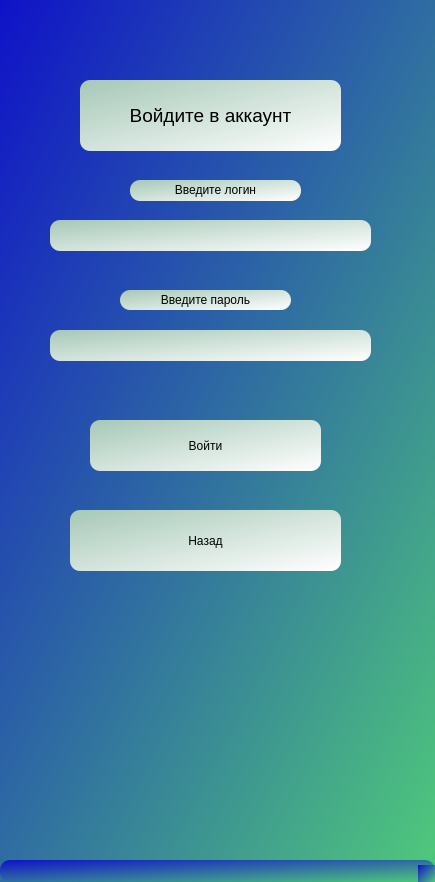
<?xml version="1.0" encoding="UTF-8"?>
<ui version="4.0">
 <class>MainWindow</class>
 <widget class="QMainWindow" name="MainWindow">
  <property name="geometry">
   <rect>
    <x>0</x>
    <y>0</y>
    <width>435</width>
    <height>882</height>
   </rect>
  </property>
  <property name="windowTitle">
   <string>MainWindow</string>
  </property>
  <property name="styleSheet">
   <string notr="true">background-color: qlineargradient(spread:pad, x1:0, y1:0, x2:1, y2:1, stop:0 rgba(15, 18, 200, 255), stop:1 rgba(79, 200, 123, 255));
border-radius: 10px;
</string>
  </property>
  <widget class="QWidget" name="centralwidget">
   <widget class="QLabel" name="info">
    <property name="geometry">
     <rect>
      <x>80</x>
      <y>80</y>
      <width>261</width>
      <height>71</height>
     </rect>
    </property>
    <property name="styleSheet">
     <string notr="true">background-color: qlineargradient(spread:pad, x1:0, y1:0, x2:1, y2:1, stop:0 rgba(166, 200, 183, 255), stop:1 rgba(255, 255, 255, 255));</string>
    </property>
    <property name="text">
     <string>&lt;html&gt;&lt;head/&gt;&lt;body&gt;&lt;p align=&quot;center&quot;&gt;&lt;span style=&quot; font-size:14pt;&quot;&gt;Войдите в аккаунт&lt;/span&gt;&lt;/p&gt;&lt;/body&gt;&lt;/html&gt;</string>
    </property>
   </widget>
   <widget class="QLineEdit" name="edit_login">
    <property name="geometry">
     <rect>
      <x>50</x>
      <y>220</y>
      <width>321</width>
      <height>31</height>
     </rect>
    </property>
    <property name="styleSheet">
     <string notr="true">background-color: qlineargradient(spread:pad, x1:0, y1:0, x2:1, y2:1, stop:0 rgba(166, 200, 183, 255), stop:1 rgba(255, 255, 255, 255));</string>
    </property>
   </widget>
   <widget class="QLabel" name="lab_login">
    <property name="geometry">
     <rect>
      <x>130</x>
      <y>180</y>
      <width>171</width>
      <height>21</height>
     </rect>
    </property>
    <property name="styleSheet">
     <string notr="true">background-color: qlineargradient(spread:pad, x1:0, y1:0, x2:1, y2:1, stop:0 rgba(166, 200, 183, 255), stop:1 rgba(255, 255, 255, 255));</string>
    </property>
    <property name="text">
     <string>&lt;html&gt;&lt;head/&gt;&lt;body&gt;&lt;p align=&quot;center&quot;&gt;Введите логин&lt;/p&gt;&lt;/body&gt;&lt;/html&gt;</string>
    </property>
   </widget>
   <widget class="QLabel" name="lab_password">
    <property name="geometry">
     <rect>
      <x>120</x>
      <y>290</y>
      <width>171</width>
      <height>20</height>
     </rect>
    </property>
    <property name="styleSheet">
     <string notr="true">background-color: qlineargradient(spread:pad, x1:0, y1:0, x2:1, y2:1, stop:0 rgba(166, 200, 183, 255), stop:1 rgba(255, 255, 255, 255));</string>
    </property>
    <property name="text">
     <string>&lt;html&gt;&lt;head/&gt;&lt;body&gt;&lt;p align=&quot;center&quot;&gt;Введите пароль&lt;/p&gt;&lt;/body&gt;&lt;/html&gt;</string>
    </property>
   </widget>
   <widget class="QLineEdit" name="edit_password">
    <property name="geometry">
     <rect>
      <x>50</x>
      <y>330</y>
      <width>321</width>
      <height>31</height>
     </rect>
    </property>
    <property name="styleSheet">
     <string notr="true">background-color: qlineargradient(spread:pad, x1:0, y1:0, x2:1, y2:1, stop:0 rgba(166, 200, 183, 255), stop:1 rgba(255, 255, 255, 255));</string>
    </property>
   </widget>
   <widget class="QPushButton" name="btn_enter">
    <property name="geometry">
     <rect>
      <x>90</x>
      <y>420</y>
      <width>231</width>
      <height>51</height>
     </rect>
    </property>
    <property name="styleSheet">
     <string notr="true">background-color: qlineargradient(spread:pad, x1:0, y1:0, x2:1, y2:1, stop:0 rgba(166, 200, 183, 255), stop:1 rgba(255, 255, 255, 255));</string>
    </property>
    <property name="text">
     <string>Войти</string>
    </property>
   </widget>
   <widget class="QPushButton" name="btn_go_back">
    <property name="geometry">
     <rect>
      <x>70</x>
      <y>510</y>
      <width>271</width>
      <height>61</height>
     </rect>
    </property>
    <property name="styleSheet">
     <string notr="true">background-color: qlineargradient(spread:pad, x1:0, y1:0, x2:1, y2:1, stop:0 rgba(166, 200, 183, 255), stop:1 rgba(255, 255, 255, 255));</string>
    </property>
    <property name="text">
     <string>Назад</string>
    </property>
   </widget>
  </widget>
  <widget class="QMenuBar" name="menubar">
   <property name="geometry">
    <rect>
     <x>0</x>
     <y>0</y>
     <width>435</width>
     <height>26</height>
    </rect>
   </property>
  </widget>
  <widget class="QStatusBar" name="statusbar"/>
 </widget>
 <resources/>
 <connections/>
</ui>
